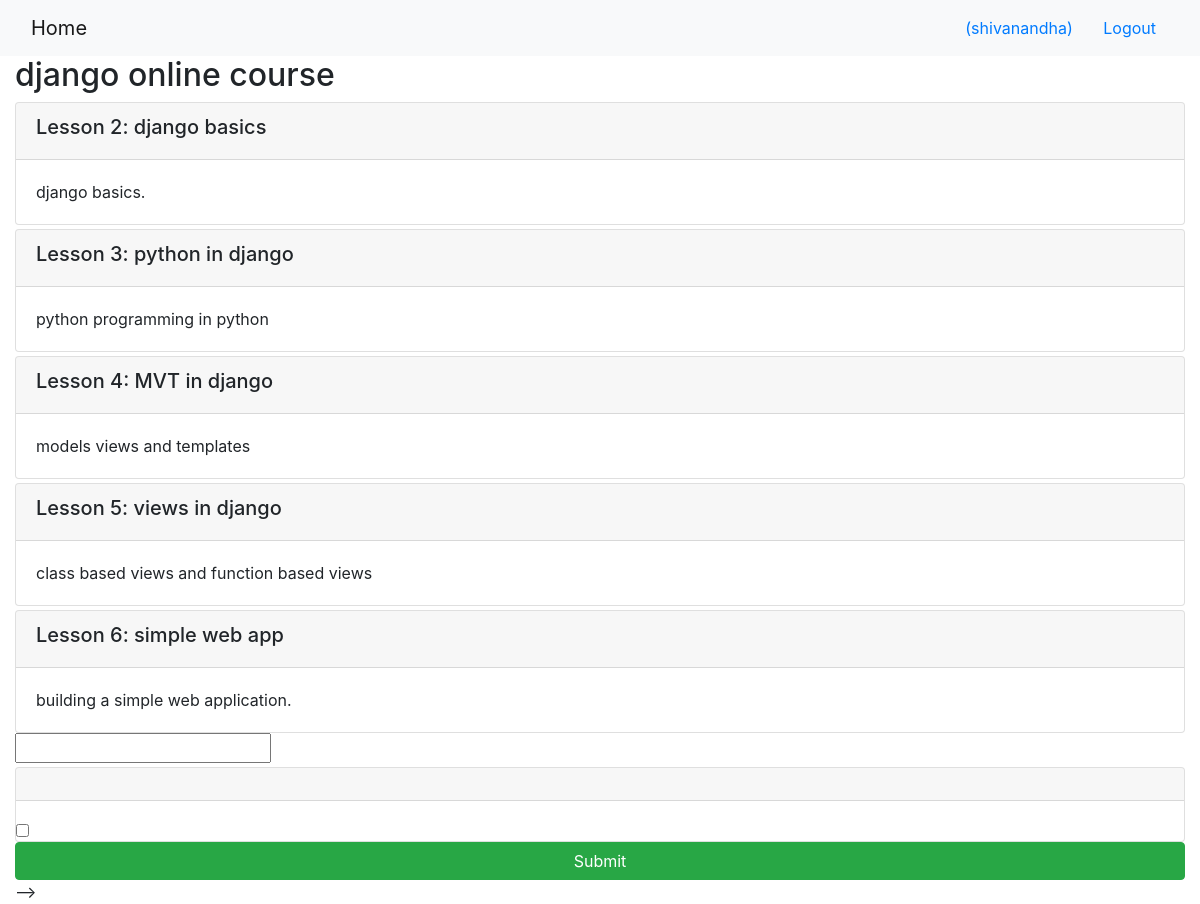
/1/ (signed in), run on the app's committed database.
### onlinecourse/models.py (models this page shows, shortened)
class Course(models.Model):
    name = models.CharField(null=False, max_length=30, default='online course')
    image = models.ImageField(upload_to='course_images/')
    description = models.CharField(max_length=1000)
    pub_date = models.DateField(null=True)
    instructors = models.ManyToManyField(Instructor)
    users = models.ManyToManyField(settings.AUTH_USER_MODEL, through='Enrollment')
    total_enrollment = models.IntegerField(default=0)
    is_enrolled = False

class Lesson(models.Model):
    title = models.CharField(max_length=200, default="title")
    order = models.IntegerField(default=0)
    course = models.ForeignKey(Course, on_delete=models.CASCADE)
    content = models.TextField()

### onlinecourse/views.py (the view)
# urls.py: path('<int:pk>/', views.CourseDetailView.as_view(), name='course_details'),
class CourseDetailView(generic.DetailView):
    model = Course
    template_name = 'onlinecourse/course_detail_bootstrap.html'

### onlinecourse/templates/onlinecourse/course_detail_bootstrap.html (shortened to what this page needs)
<!DOCTYPE html>
<html lang="en">
<head>
     {% load static %}
    <link rel="stylesheet" href="https://maxcdn.bootstrapcdn.com/bootstrap/4.5.2/css/bootstrap.min.css">
</head>
<body>
    <nav class="navbar navbar-light bg-light">
        <div class="container-fluid">
            <div class="navbar-header">
                  <a class="navbar-brand" href="{% url 'onlinecourse:index' %}">Home</a>
            </div>
            <ul class="nav navbar-nav navbar-right">
                {% if user.is_authenticated %}
                <li>
                    <a class="btn btn-link" href="#">{{ user.first_name }}({{ user.username }})</a>
                    <a class="btn btn-link" href="{% url 'onlinecourse:logout' %}">Logout</a>
                </li>
                {% endif %}
            </ul>
        </div>
    </nav>
    <div class="container-fluid">
            <h2>{{ course.name }}</h2>
            <div class="card-columns-vertical">
                {% for lesson in course.lesson_set.all %}
                    <div class="card mt-1">
                        <div class="card-header"><h5>Lesson {{lesson.order|add:1}}: {{lesson.title}}</h5></div>
                        <div class="card-body">{{lesson.content}}</div>
                    </div>
                {% endfor %}
            </div>
            <input type="check" name="choice_{{choice.id}}" id="{{choice.id}}">
            <form id="questionform" action="point to a submit view" method="post">
                        <div class="card mt-1">
                            <div class="card-header"><h5>{{ question.question_text}}</h5></div>
                            <div class="form-group">
                                <div class="form-check">
                                    <label class="form-check-label">
                                        <input type="checkbox" name="choice_{{choice.id}}"
                                               class="form-check-input" id="{{choice.id}}"
                                               value="{{choice.id}}">{{ choice.choice_text }}
                                    </label>
                                </div>
                            </div>
                        </div>
                    <input class="btn btn-success btn-block" type="submit" value="Submit">
            </form> -->
    </div>
</body>
</html>

### data on the page
Course: name "django online course"
Lesson: order|add "2", title "django basics", content "django basics."
Lesson: order|add "3", title "python in django", content "python programming in python"
Lesson: order|add "4", title "MVT in django", content "models views and templates"
Lesson: order|add "5", title "views in django", content "class based views and function based views"
Lesson: order|add "6", title "simple web app", content "building a simple web application."

### other printed values
{{ user.username }} "shivanandha"
